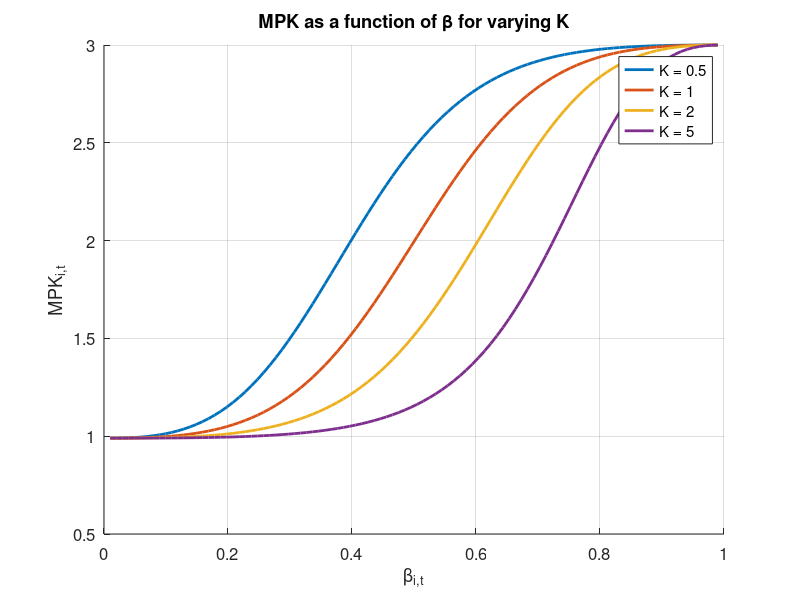

Write the MATLAB code that produced this figure.
% Parameters
gamma = 0.33;
rho = -1.5;
Y_over_K = 3;
L = 1;

% Define beta range (avoiding 0 and 1 exactly to prevent division issues)
beta = linspace(0.01, 0.99, 100);

% Levels of K for different iso-curves
K_levels = [0.5, 1, 2, 5];

figure;
hold on;
grid on;

for K = K_levels
    % Break down the MPK formula
    % Numerator: beta^(1-rho) * K^rho
    num = (beta.^(1-rho)) .* (K^rho);
    
    % Denominator: beta^(1-rho) * K^rho + (1-beta)^(1-rho) * L^rho
    den = num + ((1-beta).^(1-rho)) .* (L^rho);
    
    % Full MPK formula
    MPK = (gamma + (1-gamma) .* (num ./ den)) .* Y_over_K;
    
    % Plotting
    plot(beta, MPK, 'LineWidth', 2, 'DisplayName', ['K = ', num2str(K)]);
end

% Formatting the plot
xlabel('\beta_{i,t}');
ylabel('MPK_{i,t}');
title('MPK as a function of \beta for varying K');
legend('Location', 'best');
set(gca, 'FontSize', 12);
